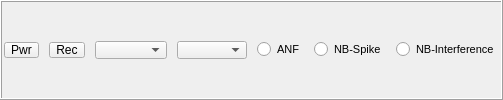
    <widget class="QFrame" name="comboFrame">
     <property name="sizePolicy">
      <sizepolicy hsizetype="Preferred" vsizetype="Fixed">
       <horstretch>0</horstretch>
       <verstretch>0</verstretch>
      </sizepolicy>
     </property>
     <property name="frameShape">
      <enum>QFrame::Box</enum>
     </property>
     <property name="frameShadow">
      <enum>QFrame::Raised</enum>
     </property>
     <layout class="QHBoxLayout" name="horizontalLayout_4">
      <property name="spacing">
       <number>10</number>
      </property>
      <property name="leftMargin">
       <number>2</number>
      </property>
      <property name="topMargin">
       <number>2</number>
      </property>
      <property name="rightMargin">
       <number>2</number>
      </property>
      <property name="bottomMargin">
       <number>2</number>
      </property>
      <item>
       <widget class="QToolButton" name="powerButton">
        <property name="maximumSize">
         <size>
          <width>16777215</width>
          <height>16</height>
         </size>
        </property>
        <property name="text">
         <string>Pwr</string>
        </property>
       </widget>
      </item>
      <item>
       <widget class="QToolButton" name="recButton">
        <property name="maximumSize">
         <size>
          <width>16777215</width>
          <height>16</height>
         </size>
        </property>
        <property name="styleSheet">
         <string notr="true">QToolButton:On{color: red;}</string>
        </property>
        <property name="text">
         <string>Rec</string>
        </property>
       </widget>
      </item>
      <item>
       <widget class="QComboBox" name="modeBox">
        <property name="minimumSize">
         <size>
          <width>0</width>
          <height>0</height>
         </size>
        </property>
        <property name="maximumSize">
         <size>
          <width>80</width>
          <height>18</height>
         </size>
        </property>
        <property name="font">
         <font>
          <pointsize>8</pointsize>
         </font>
        </property>
       </widget>
      </item>
      <item>
       <widget class="QComboBox" name="filterBox">
        <property name="maximumSize">
         <size>
          <width>70</width>
          <height>18</height>
         </size>
        </property>
        <property name="font">
         <font>
          <pointsize>8</pointsize>
         </font>
        </property>
       </widget>
      </item>
      <item>
       <spacer name="horizontalSpacer">
        <property name="orientation">
         <enum>Qt::Horizontal</enum>
        </property>
        <property name="sizeType">
         <enum>QSizePolicy::Expanding</enum>
        </property>
        <property name="sizeHint" stdset="0">
         <size>
          <width>0</width>
          <height>20</height>
         </size>
        </property>
       </spacer>
      </item>
      <item>
       <widget class="QRadioButton" name="anfButton">
        <property name="font">
         <font>
          <pointsize>8</pointsize>
         </font>
        </property>
        <property name="text">
         <string>ANF</string>
        </property>
        <property name="iconSize">
         <size>
          <width>16</width>
          <height>16</height>
         </size>
        </property>
        <property name="checked">
         <bool>false</bool>
        </property>
        <property name="autoExclusive">
         <bool>false</bool>
        </property>
       </widget>
      </item>
      <item>
       <widget class="QRadioButton" name="nbButton">
        <property name="font">
         <font>
          <pointsize>8</pointsize>
         </font>
        </property>
        <property name="text">
         <string>NB-Spike</string>
        </property>
        <property name="iconSize">
         <size>
          <width>16</width>
          <height>16</height>
         </size>
        </property>
        <property name="checked">
         <bool>false</bool>
        </property>
        <property name="autoExclusive">
         <bool>false</bool>
        </property>
       </widget>
      </item>
      <item>
       <widget class="QRadioButton" name="nb2Button">
        <property name="font">
         <font>
          <pointsize>8</pointsize>
         </font>
        </property>
        <property name="text">
         <string>NB-Interference</string>
        </property>
        <property name="autoExclusive">
         <bool>false</bool>
        </property>
       </widget>
      </item>
     </layout>
    </widget>
